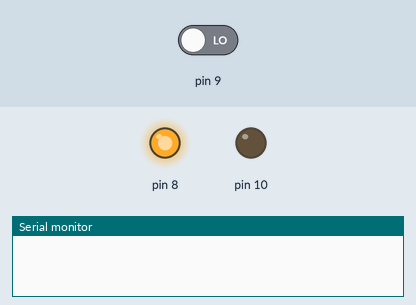
Bench run of a sketch on a simulated Arduino Uno, built with avr-gcc and run on an emulated ATmega328P. Parts: output pins drawn as LEDs (lit = HIGH), the last lines printed to the serial monitor. Inputs (shaded band) come from the test bench; at power-on: pin 9 LOW.

Above: at 0.1 s.
At 1.1 s:
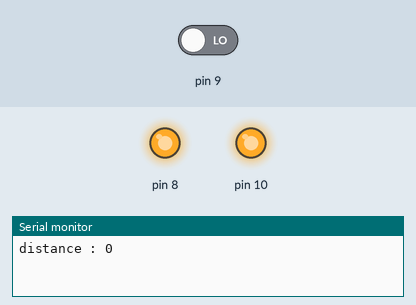
Timing chart, 0 to 2.6 s (numbered marks = the images above):
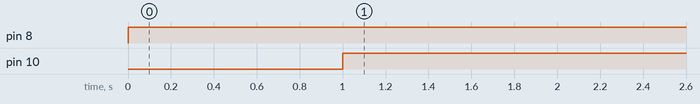

Measured:
- by itself, pin 8: LOW → HIGH at 0.00 s
- by itself, pin 10: LOW → HIGH at 1.0 s

The sketch:

distanceSensor.ino
```cpp
 long distance ;
 long duration ;
 int limit = 100;

void setup() {
 pinMode (8, OUTPUT);
 pinMode (9, INPUT);
 pinMode (10, OUTPUT);
 Serial.begin(9600);
}

void loop() {
  digitalWrite(8, LOW);
  delayMicroseconds(2);
  digitalWrite(8, HIGH);
  delayMicroseconds(10);
  duration = pulseIn(9, HIGH);
  distance = duration*0.034/2;
  Serial.print("distance : ");
  Serial.println(distance);
  if(distance < limit){
    digitalWrite(10, HIGH);
    }else{
     digitalWrite(10, LOW);
    }
   delay(100);
}
```
